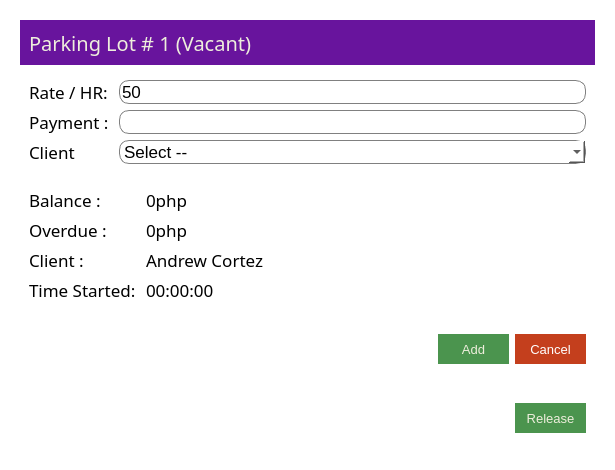
<?xml version="1.0" encoding="UTF-8"?>
<ui version="4.0">
 <class>ParkingLot</class>
 <widget class="QDialog" name="ParkingLot">
  <property name="geometry">
   <rect>
    <x>0</x>
    <y>0</y>
    <width>615</width>
    <height>470</height>
   </rect>
  </property>
  <property name="windowTitle">
   <string>Parking Lot</string>
  </property>
  <property name="styleSheet">
   <string notr="true">background-color: rgb(255, 255, 255);</string>
  </property>
  <layout class="QVBoxLayout" name="verticalLayout">
   <item>
    <widget class="QWidget" name="widget" native="true">
     <layout class="QVBoxLayout" name="verticalLayout_3">
      <item>
       <widget class="QWidget" name="widget_2" native="true">
        <property name="maximumSize">
         <size>
          <width>16777215</width>
          <height>45</height>
         </size>
        </property>
        <property name="styleSheet">
         <string notr="true">color: rgb(238, 238, 220);
background-color: rgb(104, 20, 157);</string>
        </property>
        <layout class="QVBoxLayout" name="verticalLayout_2">
         <item>
          <widget class="QLabel" name="parking_label">
           <property name="font">
            <font>
             <family>Segoe UI Light</family>
             <pointsize>15</pointsize>
             <weight>50</weight>
             <bold>false</bold>
            </font>
           </property>
           <property name="text">
            <string>Parking Lot # 1 (Vacant)</string>
           </property>
          </widget>
         </item>
        </layout>
       </widget>
      </item>
      <item>
       <widget class="QWidget" name="Vacant" native="true">
        <layout class="QFormLayout" name="formLayout">
         <item row="1" column="0">
          <widget class="QLabel" name="label_9">
           <property name="font">
            <font>
             <family>Segoe UI Light</family>
             <pointsize>13</pointsize>
            </font>
           </property>
           <property name="text">
            <string>Rate / HR: </string>
           </property>
          </widget>
         </item>
         <item row="1" column="1">
          <widget class="QLineEdit" name="rate">
           <property name="font">
            <font>
             <family>Segoe UI</family>
             <pointsize>13</pointsize>
            </font>
           </property>
           <property name="styleSheet">
            <string notr="true">background-color: rgb(255, 255, 255);
border : 1 solid gray;
border-radius : 10;</string>
           </property>
           <property name="text">
            <string>50</string>
           </property>
          </widget>
         </item>
         <item row="2" column="0">
          <widget class="QLabel" name="label">
           <property name="font">
            <font>
             <family>Segoe UI Light</family>
             <pointsize>13</pointsize>
            </font>
           </property>
           <property name="text">
            <string>Payment : </string>
           </property>
          </widget>
         </item>
         <item row="2" column="1">
          <widget class="QLineEdit" name="payment">
           <property name="font">
            <font>
             <family>Segoe UI</family>
             <pointsize>13</pointsize>
            </font>
           </property>
           <property name="styleSheet">
            <string notr="true">background-color: rgb(255, 255, 255);
border : 1 solid gray;
border-radius : 10;</string>
           </property>
          </widget>
         </item>
         <item row="3" column="0">
          <widget class="QLabel" name="label_4">
           <property name="font">
            <font>
             <family>Segoe UI Light</family>
             <pointsize>13</pointsize>
            </font>
           </property>
           <property name="text">
            <string>Client</string>
           </property>
          </widget>
         </item>
         <item row="3" column="1">
          <widget class="QComboBox" name="comboBox">
           <property name="font">
            <font>
             <family>Segoe UI</family>
             <pointsize>13</pointsize>
            </font>
           </property>
           <property name="styleSheet">
            <string notr="true">background-color: rgb(255, 255, 255);
border : 1 solid gray;
border-radius : 10;</string>
           </property>
           <item>
            <property name="text">
             <string>Select --</string>
            </property>
           </item>
          </widget>
         </item>
        </layout>
       </widget>
      </item>
      <item>
       <widget class="QWidget" name="Occupied" native="true">
        <layout class="QFormLayout" name="formLayout_2">
         <item row="0" column="0">
          <widget class="QLabel" name="label_2">
           <property name="font">
            <font>
             <family>Segoe UI Light</family>
             <pointsize>13</pointsize>
            </font>
           </property>
           <property name="text">
            <string>Balance : </string>
           </property>
          </widget>
         </item>
         <item row="0" column="1">
          <widget class="QLabel" name="balance">
           <property name="font">
            <font>
             <family>Segoe UI Light</family>
             <pointsize>13</pointsize>
            </font>
           </property>
           <property name="text">
            <string>0php</string>
           </property>
          </widget>
         </item>
         <item row="3" column="0">
          <widget class="QLabel" name="label_5">
           <property name="font">
            <font>
             <family>Segoe UI Light</family>
             <pointsize>13</pointsize>
            </font>
           </property>
           <property name="text">
            <string>Overdue : </string>
           </property>
          </widget>
         </item>
         <item row="3" column="1">
          <widget class="QLabel" name="overdue">
           <property name="font">
            <font>
             <family>Segoe UI Light</family>
             <pointsize>13</pointsize>
            </font>
           </property>
           <property name="text">
            <string>0php</string>
           </property>
          </widget>
         </item>
         <item row="5" column="0">
          <widget class="QLabel" name="label_3">
           <property name="font">
            <font>
             <family>Segoe UI Light</family>
             <pointsize>13</pointsize>
            </font>
           </property>
           <property name="text">
            <string>Client : </string>
           </property>
          </widget>
         </item>
         <item row="5" column="1">
          <widget class="QLabel" name="clientname">
           <property name="font">
            <font>
             <family>Segoe UI Light</family>
             <pointsize>13</pointsize>
            </font>
           </property>
           <property name="text">
            <string>Andrew Cortez</string>
           </property>
          </widget>
         </item>
         <item row="7" column="0">
          <widget class="QLabel" name="label_6">
           <property name="font">
            <font>
             <family>Segoe UI Light</family>
             <pointsize>13</pointsize>
            </font>
           </property>
           <property name="text">
            <string>Time Started: </string>
           </property>
          </widget>
         </item>
         <item row="7" column="1">
          <widget class="QLabel" name="timestarted">
           <property name="font">
            <font>
             <family>Segoe UI Light</family>
             <pointsize>13</pointsize>
            </font>
           </property>
           <property name="text">
            <string>00:00:00</string>
           </property>
          </widget>
         </item>
        </layout>
       </widget>
      </item>
      <item>
       <widget class="QWidget" name="VacantButtons" native="true">
        <layout class="QHBoxLayout" name="horizontalLayout">
         <item>
          <widget class="QWidget" name="widget_5" native="true"/>
         </item>
         <item>
          <widget class="QPushButton" name="save_button">
           <property name="minimumSize">
            <size>
             <width>71</width>
             <height>30</height>
            </size>
           </property>
           <property name="maximumSize">
            <size>
             <width>71</width>
             <height>30</height>
            </size>
           </property>
           <property name="font">
            <font>
             <family>Segoe UI</family>
             <pointsize>10</pointsize>
            </font>
           </property>
           <property name="styleSheet">
            <string notr="true">color: rgb(238, 238, 220);
background-color: rgb(75, 148, 78);

border-radius : 0;
</string>
           </property>
           <property name="text">
            <string>Add</string>
           </property>
           <property name="flat">
            <bool>false</bool>
           </property>
          </widget>
         </item>
         <item>
          <widget class="QPushButton" name="cancel_button">
           <property name="minimumSize">
            <size>
             <width>71</width>
             <height>30</height>
            </size>
           </property>
           <property name="maximumSize">
            <size>
             <width>71</width>
             <height>30</height>
            </size>
           </property>
           <property name="font">
            <font>
             <family>Segoe UI</family>
             <pointsize>10</pointsize>
            </font>
           </property>
           <property name="styleSheet">
            <string notr="true">background-color: rgb(196, 63, 29);
color: rgb(255, 255, 255);
border-radius:0

</string>
           </property>
           <property name="text">
            <string>Cancel</string>
           </property>
           <property name="flat">
            <bool>false</bool>
           </property>
          </widget>
         </item>
        </layout>
       </widget>
      </item>
      <item>
       <widget class="QWidget" name="OccupiedButtons" native="true">
        <layout class="QHBoxLayout" name="horizontalLayout_2">
         <item>
          <widget class="QWidget" name="widget_7" native="true"/>
         </item>
         <item>
          <widget class="QPushButton" name="release_button">
           <property name="minimumSize">
            <size>
             <width>71</width>
             <height>30</height>
            </size>
           </property>
           <property name="maximumSize">
            <size>
             <width>71</width>
             <height>30</height>
            </size>
           </property>
           <property name="font">
            <font>
             <family>Segoe UI</family>
             <pointsize>10</pointsize>
            </font>
           </property>
           <property name="styleSheet">
            <string notr="true">color: rgb(238, 238, 220);
background-color: rgb(75, 148, 78);

border-radius : 0;
</string>
           </property>
           <property name="text">
            <string>Release</string>
           </property>
           <property name="flat">
            <bool>false</bool>
           </property>
          </widget>
         </item>
        </layout>
       </widget>
      </item>
     </layout>
    </widget>
   </item>
  </layout>
 </widget>
 <resources/>
 <connections/>
</ui>
